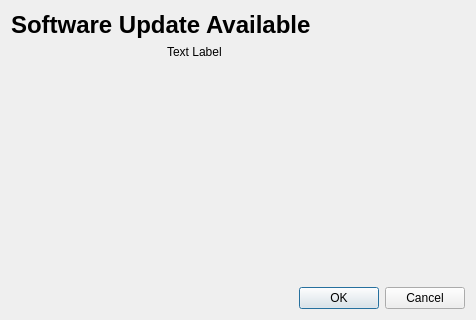
<?xml version="1.0" encoding="UTF-8"?>
<ui version="4.0">
 <class>MajorUpdateDialog</class>
 <widget class="QDialog" name="MajorUpdateDialog">
  <property name="geometry">
   <rect>
    <x>0</x>
    <y>0</y>
    <width>476</width>
    <height>320</height>
   </rect>
  </property>
  <property name="sizePolicy">
   <sizepolicy hsizetype="Fixed" vsizetype="Fixed">
    <horstretch>0</horstretch>
    <verstretch>0</verstretch>
   </sizepolicy>
  </property>
  <property name="windowTitle">
   <string>Last.fm</string>
  </property>
  <layout class="QVBoxLayout" name="verticalLayout_2">
   <item>
    <widget class="QLabel" name="label">
     <property name="sizePolicy">
      <sizepolicy hsizetype="Preferred" vsizetype="Fixed">
       <horstretch>0</horstretch>
       <verstretch>0</verstretch>
      </sizepolicy>
     </property>
     <property name="font">
      <font>
       <pointsize>18</pointsize>
       <weight>75</weight>
       <bold>true</bold>
      </font>
     </property>
     <property name="text">
      <string>Software Update Available</string>
     </property>
    </widget>
   </item>
   <item>
    <layout class="QHBoxLayout" name="horizontalLayout">
     <item>
      <layout class="QVBoxLayout" name="verticalLayout">
       <item>
        <widget class="QLabel" name="screenshot">
         <property name="sizePolicy">
          <sizepolicy hsizetype="Fixed" vsizetype="Fixed">
           <horstretch>150</horstretch>
           <verstretch>150</verstretch>
          </sizepolicy>
         </property>
         <property name="minimumSize">
          <size>
           <width>150</width>
           <height>150</height>
          </size>
         </property>
         <property name="font">
          <font>
           <pointsize>16</pointsize>
          </font>
         </property>
         <property name="text">
          <string/>
         </property>
         <property name="scaledContents">
          <bool>true</bool>
         </property>
        </widget>
       </item>
       <item>
        <spacer name="verticalSpacer">
         <property name="orientation">
          <enum>Qt::Vertical</enum>
         </property>
         <property name="sizeHint" stdset="0">
          <size>
           <width>20</width>
           <height>40</height>
          </size>
         </property>
        </spacer>
       </item>
      </layout>
     </item>
     <item>
      <widget class="QLabel" name="description">
       <property name="sizePolicy">
        <sizepolicy hsizetype="Preferred" vsizetype="Preferred">
         <horstretch>200</horstretch>
         <verstretch>0</verstretch>
        </sizepolicy>
       </property>
       <property name="minimumSize">
        <size>
         <width>200</width>
         <height>200</height>
        </size>
       </property>
       <property name="text">
        <string>Text Label</string>
       </property>
       <property name="alignment">
        <set>Qt::AlignLeading|Qt::AlignLeft|Qt::AlignTop</set>
       </property>
       <property name="wordWrap">
        <bool>true</bool>
       </property>
       <property name="openExternalLinks">
        <bool>true</bool>
       </property>
      </widget>
     </item>
    </layout>
   </item>
   <item>
    <widget class="QDialogButtonBox" name="buttonBox">
     <property name="layoutDirection">
      <enum>Qt::LeftToRight</enum>
     </property>
     <property name="orientation">
      <enum>Qt::Horizontal</enum>
     </property>
     <property name="standardButtons">
      <set>QDialogButtonBox::Cancel|QDialogButtonBox::Ok</set>
     </property>
     <property name="centerButtons">
      <bool>false</bool>
     </property>
    </widget>
   </item>
  </layout>
 </widget>
 <resources/>
 <connections>
  <connection>
   <sender>buttonBox</sender>
   <signal>accepted()</signal>
   <receiver>MajorUpdateDialog</receiver>
   <slot>accept()</slot>
   <hints>
    <hint type="sourcelabel">
     <x>248</x>
     <y>254</y>
    </hint>
    <hint type="destinationlabel">
     <x>157</x>
     <y>274</y>
    </hint>
   </hints>
  </connection>
  <connection>
   <sender>buttonBox</sender>
   <signal>rejected()</signal>
   <receiver>MajorUpdateDialog</receiver>
   <slot>reject()</slot>
   <hints>
    <hint type="sourcelabel">
     <x>316</x>
     <y>260</y>
    </hint>
    <hint type="destinationlabel">
     <x>286</x>
     <y>274</y>
    </hint>
   </hints>
  </connection>
 </connections>
</ui>
